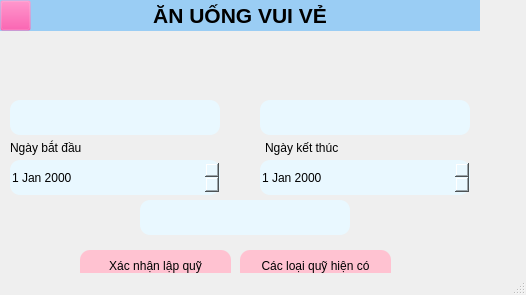
<?xml version="1.0" encoding="UTF-8"?>
<ui version="4.0">
 <class>AnUongVuiVe</class>
 <widget class="QMainWindow" name="AnUongVuiVe">
  <property name="geometry">
   <rect>
    <x>0</x>
    <y>0</y>
    <width>526</width>
    <height>295</height>
   </rect>
  </property>
  <property name="windowTitle">
   <string>Muc_tieu_tai_chinh_AnUongVuiVe</string>
  </property>
  <widget class="QWidget" name="centralwidget">
   <widget class="QLabel" name="label_2">
    <property name="geometry">
     <rect>
      <x>10</x>
      <y>40</y>
      <width>461</width>
      <height>51</height>
     </rect>
    </property>
    <property name="styleSheet">
     <string notr="true">border-radius: 10px</string>
    </property>
    <property name="text">
     <string/>
    </property>
    <property name="pixmap">
     <pixmap>../ic_nen1.png</pixmap>
    </property>
   </widget>
   <widget class="QLineEdit" name="txtSoTienCanGop">
    <property name="geometry">
     <rect>
      <x>140</x>
      <y>200</y>
      <width>210</width>
      <height>35</height>
     </rect>
    </property>
    <property name="styleSheet">
     <string notr="true">border-radius:10px;
background-color:#e9f8ff
</string>
    </property>
   </widget>
   <widget class="QPushButton" name="btnXacNhan">
    <property name="geometry">
     <rect>
      <x>80</x>
      <y>250</y>
      <width>151</width>
      <height>32</height>
     </rect>
    </property>
    <property name="styleSheet">
     <string notr="true">background-color: rgb(255, 194, 209);
border-radius:10px</string>
    </property>
    <property name="text">
     <string>Xác nhận lập quỹ</string>
    </property>
   </widget>
   <widget class="QLabel" name="label_4">
    <property name="geometry">
     <rect>
      <x>265</x>
      <y>140</y>
      <width>111</width>
      <height>16</height>
     </rect>
    </property>
    <property name="text">
     <string>Ngày kết thúc</string>
    </property>
   </widget>
   <widget class="QDateEdit" name="txtNgayBatDau">
    <property name="geometry">
     <rect>
      <x>10</x>
      <y>160</y>
      <width>210</width>
      <height>35</height>
     </rect>
    </property>
    <property name="styleSheet">
     <string notr="true">background-color:#e9f8ff;
border-radius:10px</string>
    </property>
   </widget>
   <widget class="QDateEdit" name="txtNgayKetThuc">
    <property name="geometry">
     <rect>
      <x>260</x>
      <y>160</y>
      <width>210</width>
      <height>35</height>
     </rect>
    </property>
    <property name="styleSheet">
     <string notr="true">background-color:#e9f8ff;
border-radius:10px</string>
    </property>
   </widget>
   <widget class="QLineEdit" name="txtSoTienMucTieu">
    <property name="geometry">
     <rect>
      <x>260</x>
      <y>100</y>
      <width>210</width>
      <height>35</height>
     </rect>
    </property>
    <property name="styleSheet">
     <string notr="true">border-radius:10px;
background-color:#e9f8ff
</string>
    </property>
   </widget>
   <widget class="QLabel" name="label">
    <property name="geometry">
     <rect>
      <x>0</x>
      <y>0</y>
      <width>480</width>
      <height>31</height>
     </rect>
    </property>
    <property name="font">
     <font>
      <pointsize>16</pointsize>
      <weight>75</weight>
      <bold>true</bold>
     </font>
    </property>
    <property name="styleSheet">
     <string notr="true">background-color: rgb(154, 205, 244);</string>
    </property>
    <property name="text">
     <string>ĂN UỐNG VUI VẺ</string>
    </property>
    <property name="alignment">
     <set>Qt::AlignCenter</set>
    </property>
   </widget>
   <widget class="QLabel" name="label_3">
    <property name="geometry">
     <rect>
      <x>10</x>
      <y>140</y>
      <width>141</width>
      <height>16</height>
     </rect>
    </property>
    <property name="text">
     <string>Ngày bắt đầu </string>
    </property>
   </widget>
   <widget class="QLineEdit" name="txtTenQuy">
    <property name="geometry">
     <rect>
      <x>10</x>
      <y>100</y>
      <width>210</width>
      <height>35</height>
     </rect>
    </property>
    <property name="styleSheet">
     <string notr="true">border-radius:10px;
background-color: #e9f8ff</string>
    </property>
   </widget>
   <widget class="QPushButton" name="btnQuayLai">
    <property name="geometry">
     <rect>
      <x>0</x>
      <y>0</y>
      <width>31</width>
      <height>31</height>
     </rect>
    </property>
    <property name="styleSheet">
     <string notr="true">background-color: rgba(245, 40, 145, 0);</string>
    </property>
    <property name="text">
     <string/>
    </property>
    <property name="icon">
     <iconset>
      <normaloff>../ic_arrow.png</normaloff>../ic_arrow.png</iconset>
    </property>
   </widget>
   <widget class="QPushButton" name="btnXemLai">
    <property name="geometry">
     <rect>
      <x>240</x>
      <y>250</y>
      <width>151</width>
      <height>32</height>
     </rect>
    </property>
    <property name="styleSheet">
     <string notr="true">background-color: rgb(255, 194, 209);
border-radius:10px</string>
    </property>
    <property name="text">
     <string>Các loại quỹ hiện có</string>
    </property>
   </widget>
  </widget>
  <widget class="QMenuBar" name="menubar">
   <property name="geometry">
    <rect>
     <x>0</x>
     <y>0</y>
     <width>526</width>
     <height>24</height>
    </rect>
   </property>
  </widget>
  <widget class="QStatusBar" name="statusbar"/>
 </widget>
 <resources/>
 <connections/>
</ui>
